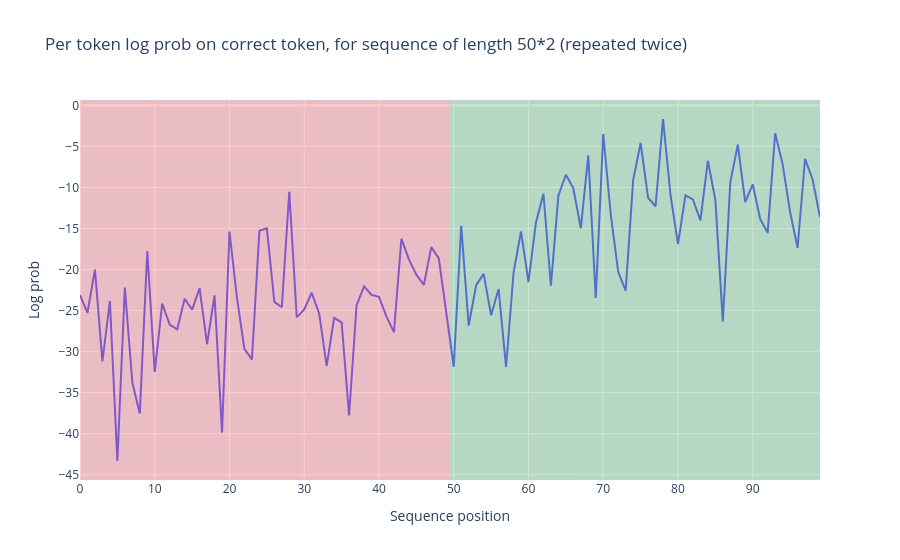

Notebook cell for this chart:
### Code cell
seq_len = 50
batch_size = 1
(rep_tokens, rep_logits, rep_patterns) = run_and_cache_model_repeated_tokens(
    model, seq_len, batch_size
)
# For single batch, squeeze patterns
rep_patterns_squeezed = [p.squeeze(0) if p.dim() == 4 else p for p in rep_patterns]
rep_str = [tokenizer_2l.decode(t_) for t_ in rep_tokens.squeeze()]
log_probs = get_log_probs(rep_logits, rep_tokens).squeeze()

tests.test_get_log_probs(get_log_probs)

print(f"Performance on the first half: {log_probs[:seq_len].mean():.3f}")
print(f"Performance on the second half: {log_probs[seq_len:].mean():.3f}")

plot_loss_difference(log_probs, rep_str, seq_len)

### Figure 1 — Plotly figure (JSON) as saved in the notebook; plotly's stock layout.template omitted (floating-point values rounded to 4 significant figures)
{"data": [{"hovertemplate": "<b>%{hovertext}</b><br><br>variable=0<br>Sequence position=%{x}<br>Log prob=%{y}<extra></extra>", "hovertext": ["anguage", " reign", "ای", " aides", " freight", " Break", " compete", " Ment", "··", " vaginal", " burn", "을", "Connell", " affiliates", "Back", "Trigger", " blade", "ų", " emotion", " Ash", " rupture", "ian", " pickup", " Theresa", " creepy", " libert", "uclidean", " repairs", "ylvan", "τή", " playwright", " decou", " deliver", " Steele", "70", " employing", "idopsis", "hidden", " Ren", "UTR", " morale", " vacant", " _(", " contra", "ィ", " vocals", " reduces", "Civil", "ussion", " deeds", "anguage", " reign", "ای", " aides", " freight", " Break", " compete", " Ment", "··", " vaginal", " burn", "을", "Connell", " affiliates", "Back", "Trigger", " blade", "ų", " emotion", " Ash", " rupture", "ian", " pickup", " Theresa", " creepy", " libert", "uclidean", " repairs", "ylvan", "τή", " playwright", " decou", " deliver", " Steele", "70", " employing", "idopsis", "hidden", " Ren", "UTR", " morale", " vacant", " _(", " contra", "ィ", " vocals", " reduces", "Civil", "ussion", " deeds"], "legendgroup": "0", "line": {"color": "#636efa", "dash": "solid"}, "marker": {"symbol": "circle"}, "mode": "lines", "name": "0", "orientation": "v", "showlegend": true, "type": "scatter", "x": [0, 1, 2, 3, 4, 5, 6, 7, 8, 9, 10, 11, 12, 13, 14, 15, 16, 17, 18, 19, 20, 21, 22, 23, 24, 25, 26, 27, 28, 29, 30, 31, 32, 33, 34, 35, 36, 37, 38, 39, 40, 41, 42, 43, 44, 45, 46, 47, 48, 49, 50, 51, 52, 53, 54, 55, 56, 57, 58, 59, 60, 61, 62, 63, 64, 65, 66, 67, 68, 69, 70, 71, 72, 73, 74, 75, 76, 77, 78, 79, 80, 81, 82, 83, 84, 85, 86, 87, 88, 89, 90, 91, 92, 93, 94, 95, 96, 97, 98, 99], "xaxis": "x", "y": [-23.12, -25.26, -20.0, -31.19, -23.84, -43.33, -22.2, -33.75, -37.55, -17.74, -32.47, -24.14, -26.7, -27.3, -23.56, -24.88, -22.28, -29.1, -23.15, -39.88, -15.37, -23.45, -29.7, -30.94, -15.27, -14.98, -23.94, -24.59, -10.53, -25.82, -24.86, -22.83, -25.38, -31.73, -25.89, -26.45, -37.78, -24.36, -22.05, -23.08, -23.33, -25.74, -27.63, -16.24, -18.76, -20.63, -21.87, -17.27, -18.65, -25.03, -31.84, -14.68, -26.81, -21.91, -20.53, -25.57, -22.38, -31.88, -20.41, -15.36, -21.52, -14.26, -10.76, -21.98, -11.01, -8.452, -10.1, -14.98, -6.102, -23.45, -3.49, -13.23, -20.28, -22.58, -9.142, -4.584, -11.26, -12.29, -1.66, -10.92, -16.91, -10.96, -11.46, -14.02, -6.753, -11.53, -26.35, -9.381, -4.788, -11.79, -9.619, -13.86, -15.53, -3.39, -7.156, -12.98, -17.38, -6.508, -8.999, -13.62], "yaxis": "y"}], "layout": {"hovermode": "x unified", "legend": {"title": {"text": "variable"}, "tracegroupgap": 0}, "shapes": [{"fillcolor": "red", "line": {"width": 0}, "opacity": 0.2, "type": "rect", "x0": 0, "x1": 49.5, "xref": "x", "y0": 0, "y1": 1, "yref": "y domain"}, {"fillcolor": "green", "line": {"width": 0}, "opacity": 0.2, "type": "rect", "x0": 49.5, "x1": 99, "xref": "x", "y0": 0, "y1": 1, "yref": "y domain"}], "showlegend": false, "title": {"text": "Per token log prob on correct token, for sequence of length 50*2 (repeated twice)"}, "xaxis": {"anchor": "y", "domain": [0, 1], "title": {"text": "Sequence position"}}, "yaxis": {"anchor": "x", "domain": [0, 1], "title": {"text": "Log prob"}}}}
